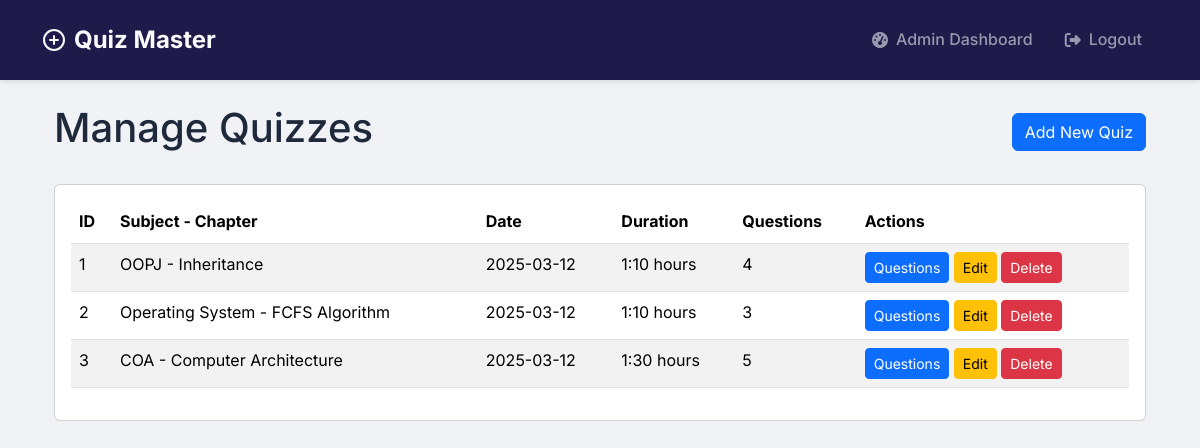
Page /admin/quizzes (signed in) on the committed database.
### models/models.py (models this page shows)
class Quiz(db.Model):
    id = db.Column(db.Integer, primary_key=True)
    chapter_id = db.Column(db.Integer, db.ForeignKey('chapter.id'), nullable=False)
    date_of_quiz = db.Column(db.Date, nullable=False)
    time_duration = db.Column(db.Interval, nullable=False)
    remarks = db.Column(db.Text)
    questions = db.relationship('Question', backref='quiz', cascade='all, delete-orphan', lazy=True)
    scores = db.relationship('Score', backref='quiz', cascade='all, delete-orphan', lazy=True)

class Subject(db.Model):
    id = db.Column(db.Integer, primary_key=True)
    name = db.Column(db.String(100), nullable=False)
    description = db.Column(db.Text)
    chapters = db.relationship('Chapter', backref='subject', cascade='all, delete-orphan', lazy=True)

class Chapter(db.Model):
    id = db.Column(db.Integer, primary_key=True)
    name = db.Column(db.String(100), nullable=False)
    description = db.Column(db.Text)
    subject_id = db.Column(db.Integer, db.ForeignKey('subject.id'), nullable=False)
    quizzes = db.relationship('Quiz', backref='chapter', cascade='all, delete-orphan', lazy=True)

### controllers/admin.py (the view, shortened to what this page needs)
@admin.route('/admin/quizzes')
@login_required
@admin_required
def manage_quizzes():
    form = QuizForm()
    form.chapter_id.choices = [(c.id, f"{c.subject.name} - {c.name}")
                              for c in Chapter.query.join(Subject).all()]
    quizzes = Quiz.query.options(joinedload(Quiz.chapter)).all()
    return render_template('admin/quizzes.html', form=form, quizzes=quizzes)

### app.py (called while the page is built)
@login_manager.user_loader
def load_user(user_id):
    return User.query.get(int(user_id))

### controllers/admin.py (called while the page is built)
def admin_required(f):
    @wraps(f)
    def decorated_function(*args, **kwargs):
        if not current_user.is_authenticated or not current_user.is_admin:
            flash('Access denied.', 'danger')
            return redirect(url_for('auth.login'))
        return f(*args, **kwargs)
    return decorated_function

### templates/admin/quizzes.html (shortened to what this page needs)
{% extends "base.html" %}
{% block content %}
<div class="container">
    <div class="d-flex justify-content-between align-items-center mb-4">
        <h1>Manage Quizzes</h1>
        <button class="btn btn-primary" data-bs-toggle="modal" data-bs-target="#addQuizModal">
            Add New Quiz
        </button>
    </div>
    <div class="card">
        <div class="card-body">
            <div class="table-responsive">
                <table class="table table-striped">
                    <thead>
                        <tr>
                            <th>ID</th>
                            <th>Subject - Chapter</th>
                            <th>Date</th>
                            <th>Duration</th>
                            <th>Questions</th>
                            <th>Actions</th>
                        </tr>
                    </thead>
                    <tbody>
                        {% if quizzes %}
                            {% for quiz in quizzes %}
                            <tr>
                                <td>{{ quiz.id }}</td>
                                <td>{{ quiz.chapter.subject.name }} - {{ quiz.chapter.name }}</td>
                                <td>{{ quiz.date_of_quiz.strftime('%Y-%m-%d') }}</td>
                                <td>
                                    {% set hours = quiz.time_duration.total_seconds() // 3600 %}
                                    {% set minutes = (quiz.time_duration.total_seconds() % 3600) // 60 %}
                                    {{ '%d:%02d' % (hours, minutes) }} hours
                                </td>
                                <td>{{ quiz.questions|length }}</td>
                                <td>
                                    <a href="{{ url_for('admin.manage_questions', quiz_id=quiz.id) }}"
                                       class="btn btn-sm btn-primary">Questions</a>
                                    <a href="{{ url_for('admin.edit_quiz', id=quiz.id) }}"
                                       class="btn btn-sm btn-warning">Edit</a>
                                    <a href="{{ url_for('admin.delete_quiz', id=quiz.id) }}"
                                       class="btn btn-sm btn-danger"
                                       onclick="return confirm('Are you sure you want to delete this quiz?')">Delete</a>
                                </td>
                            </tr>
                            {% endfor %}
                        {% else %}
                            <tr>
                                <td colspan="6" class="text-center">No quizzes available.</td>
                            </tr>
                        {% endif %}
                    </tbody>
                </table>
            </div>
        </div>
    </div>
</div>
{% endblock %}

### static/css/dashboard.css (style rules this page uses)
:root { --primary-color: #4361ee; --primary-hover: #3a56d4; --secondary-color: #3f37c9; --success-color: #4cc9f0; --info-color: #4895ef; --warning-color: #f72585; --danger-color: #e63946; --light-color: #f8f9fa; --dark-color: #212529; --gray-100: #f8f9fa; --gray-200: #e9ecef; --gray-300: #dee2e6; --gray-400: #ced4da; --gray-500: #adb5bd; --gray-600: #6c757d; --gray-700: #495057; --gray-800: #343a40; --gray-900: #212529; --border-radius: 0.75rem; --box-shadow: 0 0.5rem 1rem rgba(0, 0, 0, 0.15); --transition: all 0.3s ease; }
body { background-color: #f0f2f5; color: var(--gray-800); font-family: 'Inter', sans-serif; }

### static/css/auth.css (style rules this page uses)
:root { --primary-color: #4A90E2; --primary-dark: #357ABD; --text-primary: #2C3E50; --text-secondary: #7F8C8D; --error-color: #E74C3C; --border-radius: 12px; --input-bg: #F5F7FA; --transition: all 0.3s ease; }

### static/css/quiz.css (style rules this page uses)
body { font-family: 'Inter', -apple-system, BlinkMacSystemFont, 'Segoe UI', Roboto, sans-serif; line-height: 1.6; color: var(--text-primary); background: #f0f2f5; margin: 0; min-height: 100vh; }

### templates/base.html (style rules this page uses)
:root { --primary-color: #4361ee; --secondary-color: #3f37c9; --dark-color: #1e1b4b; --light-color: #f8fafc; }
body { font-family: 'Inter', sans-serif; background-color: #f0f2f5; color: #1e293b; }

### rows in the picture
Quiz: id "1", chapter.subject.name "OOPJ", chapter.name "Inheritance", date_of_quiz "2025-03-12", value "1:10", questions|length "4"
Quiz: id "2", chapter.subject.name "Operating System", chapter.name "FCFS Algorithm", date_of_quiz "2025-03-12", value "1:10", questions|length "3"
Quiz: id "3", chapter.subject.name "COA", chapter.name "Computer Architecture", date_of_quiz "2025-03-12", value "1:30", questions|length "5"
